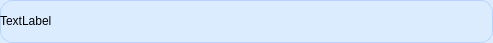
<?xml version="1.0" encoding="UTF-8"?>
<ui version="4.0">
 <class>FriendLabel</class>
 <widget class="QWidget" name="FriendLabel">
  <property name="geometry">
   <rect>
    <x>0</x>
    <y>0</y>
    <width>493</width>
    <height>43</height>
   </rect>
  </property>
  <property name="minimumSize">
   <size>
    <width>0</width>
    <height>43</height>
   </size>
  </property>
  <property name="maximumSize">
   <size>
    <width>16777215</width>
    <height>43</height>
   </size>
  </property>
  <property name="windowTitle">
   <string>Form</string>
  </property>
  <property name="styleSheet">
   <string notr="true">#FriendLabel {
	background: #dcecff;
    border: 1px solid #b8d3fb;
    color: #1f4f87;
    border-radius: 12px;
} </string>
  </property>
  <layout class="QHBoxLayout" name="horizontalLayout">
   <property name="spacing">
    <number>0</number>
   </property>
   <property name="leftMargin">
    <number>0</number>
   </property>
   <property name="topMargin">
    <number>0</number>
   </property>
   <property name="rightMargin">
    <number>0</number>
   </property>
   <property name="bottomMargin">
    <number>0</number>
   </property>
   <item>
    <widget class="QLabel" name="tip_lb">
     <property name="minimumSize">
      <size>
       <width>0</width>
       <height>20</height>
      </size>
     </property>
     <property name="maximumSize">
      <size>
       <width>16777215</width>
       <height>20</height>
      </size>
     </property>
     <property name="text">
      <string>TextLabel</string>
     </property>
    </widget>
   </item>
   <item>
    <widget class="QWidget" name="close_wid" native="true">
     <property name="minimumSize">
      <size>
       <width>25</width>
       <height>25</height>
      </size>
     </property>
     <property name="maximumSize">
      <size>
       <width>25</width>
       <height>25</height>
      </size>
     </property>
     <layout class="QHBoxLayout" name="horizontalLayout_2">
      <property name="spacing">
       <number>0</number>
      </property>
      <property name="leftMargin">
       <number>0</number>
      </property>
      <property name="topMargin">
       <number>0</number>
      </property>
      <property name="rightMargin">
       <number>0</number>
      </property>
      <property name="bottomMargin">
       <number>0</number>
      </property>
      <item>
       <widget class="ClickedLabel" name="close_lb">
        <property name="minimumSize">
         <size>
          <width>15</width>
          <height>15</height>
         </size>
        </property>
        <property name="maximumSize">
         <size>
          <width>15</width>
          <height>15</height>
         </size>
        </property>
        <property name="styleSheet">
         <string notr="true">border-image: url(:/res/tipclose.png);</string>
        </property>
        <property name="text">
         <string/>
        </property>
       </widget>
      </item>
     </layout>
    </widget>
   </item>
  </layout>
 </widget>
 <customwidgets>
  <customwidget>
   <class>ClickedLabel</class>
   <extends>QLabel</extends>
   <header>clickedlabel.h</header>
  </customwidget>
 </customwidgets>
 <resources/>
 <connections/>
</ui>
